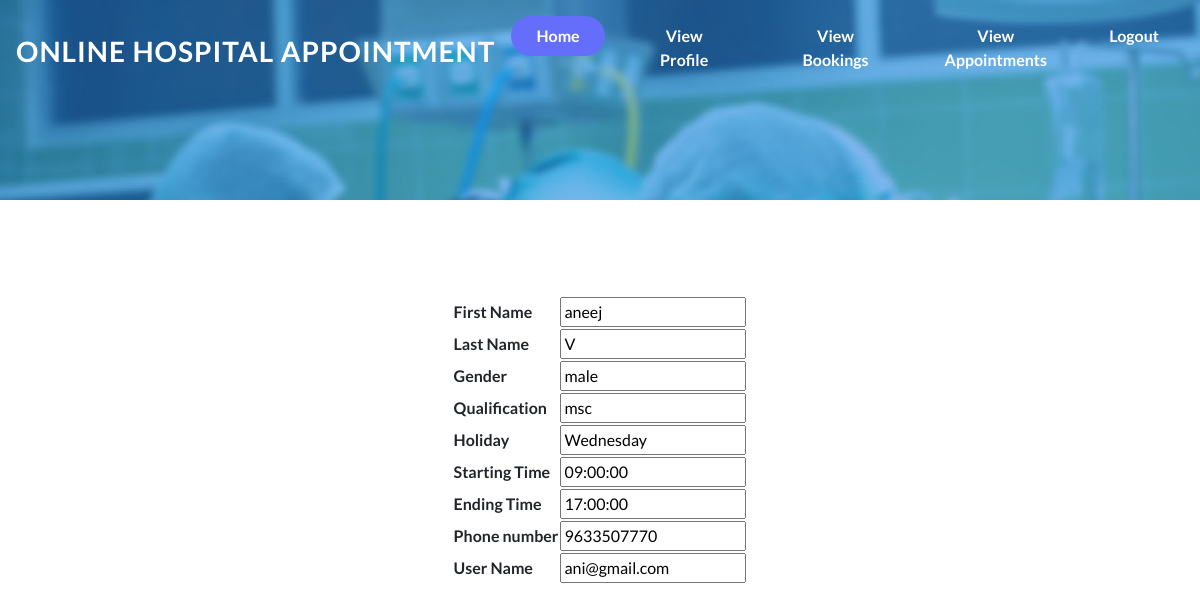
The app's page /doctor_view_profile.php (signed in) with its own data.
### tables this page shows
CREATE TABLE `tb_doctor` (
  `d_id` int(30) NOT NULL AUTO_INCREMENT,
  `fname` varchar(50) DEFAULT NULL,
  `lname` varchar(50) DEFAULT NULL,
  `gender` varchar(30) DEFAULT NULL,
  `quali` varchar(30) DEFAULT NULL,
  `depart` varchar(30) DEFAULT NULL,
  `lice_id` varchar(30) DEFAULT NULL,
  `h_id` int(30) DEFAULT NULL,
  `location` varchar(50) DEFAULT NULL,
  `holiday` varchar(30) DEFAULT NULL,
  `stime` time DEFAULT NULL,
  `etime` time DEFAULT NULL,
  `phone` varchar(50) DEFAULT NULL,
  `username` varchar(50) DEFAULT NULL,
  PRIMARY KEY (`d_id`)
);

### doctor_view_profile.php (the view, shortened to what this page needs)
<?php
include 'doctorbase.php';
                $id=$_SESSION['id'];
                include 'connection.php';
                $qry= mysqli_query($link,"select * from tb_doctor  where d_id='$id'");
                $row=  mysqli_fetch_array($qry);
                ?>
		<div class="contact-info">
				<div class="contact-form">
                                    <form action="" method="POST">
                                        <table align="center">
                                            <tr><td><b>First Name </b></td> <td> <input type="text"  value="<?php echo $row['fname'];?>"  readonly=""/> </td> </tr>
                                            <tr><td><b> Last Name </b></td> <td> <input type="text"  value="<?php echo $row['lname'];?>"  readonly=""/> </td> </tr>
                                            <tr><td><b>Gender</b> </td> <td> <input type="text"  value="<?php echo $row['gender'];?>"  readonly="" /> </td> </tr>
                                            <tr><td><b>Qualification</b> </td> <td> <input type="text"  value="<?php echo $row['quali'];?>"  readonly="" /> </td> </tr>
                                            <tr><td><b>Holiday </b></td> <td> <input type="text"  value="<?php echo $row['holiday'];?>" readonly=""/> </td> </tr>
                                            <tr><td><b>Starting Time </b></td> <td> <input type="text"  value="<?php echo $row['stime'];?>"  readonly=""/> </td> </tr>
                                            <tr><td><b>Ending Time </b></td> <td> <input type="text"  value="<?php echo $row['etime'];?>" readonly=""/> </td> </tr>
                                            <tr><td><b>Phone number </b></td> <td> <input type="text"  value="<?php echo $row['phone'];?>"  readonly="" /> </td> </tr>
                                            <tr><td><b>User Name </b></td> <td> <input type="text"  value="<?php echo $row['username'];?>" readonly="" /> </td> </tr>
                                            </table>
					</form>
				</div>
		</div>
     <div>
             <br><br><br><br><br><br><br><br>

### css/style.css (style rules this page uses)
body { margin: 0; font-family: 'Lato', sans-serif; background: #fff; }

### records on screen
tb_doctor: fname "aneej", lname "V", gender "male", quali "msc", holiday "Wednesday", stime "09:00:00", etime "17:00:00", phone "9633507770", username "ani@gmail.com"
